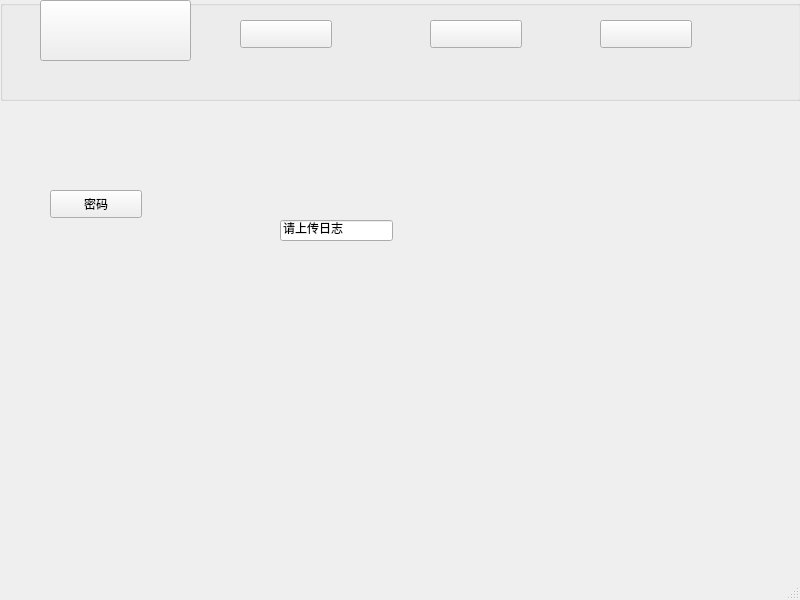
<?xml version="1.0" encoding="UTF-8"?>
<ui version="4.0">
 <class>SystemSettingMainWindow</class>
 <widget class="QMainWindow" name="SystemSettingMainWindow">
  <property name="geometry">
   <rect>
    <x>0</x>
    <y>0</y>
    <width>800</width>
    <height>600</height>
   </rect>
  </property>
  <property name="windowTitle">
   <string>设置</string>
  </property>
  <widget class="QWidget" name="centralwidget">
   <widget class="QGroupBox" name="groupBox">
    <property name="geometry">
     <rect>
      <x>0</x>
      <y>0</y>
      <width>801</width>
      <height>101</height>
     </rect>
    </property>
    <property name="title">
     <string/>
    </property>
    <widget class="QPushButton" name="pushButton_trading">
     <property name="geometry">
      <rect>
       <x>40</x>
       <y>0</y>
       <width>151</width>
       <height>61</height>
      </rect>
     </property>
     <property name="text">
      <string/>
     </property>
     <property name="checkable">
      <bool>true</bool>
     </property>
    </widget>
    <widget class="QPushButton" name="pushButton_accounts">
     <property name="geometry">
      <rect>
       <x>240</x>
       <y>20</y>
       <width>92</width>
       <height>28</height>
      </rect>
     </property>
     <property name="text">
      <string/>
     </property>
     <property name="checkable">
      <bool>true</bool>
     </property>
    </widget>
    <widget class="QPushButton" name="pushButton_password">
     <property name="geometry">
      <rect>
       <x>430</x>
       <y>20</y>
       <width>92</width>
       <height>28</height>
      </rect>
     </property>
     <property name="text">
      <string/>
     </property>
     <property name="checkable">
      <bool>true</bool>
     </property>
    </widget>
    <widget class="QPushButton" name="pushButton_client">
     <property name="geometry">
      <rect>
       <x>600</x>
       <y>20</y>
       <width>92</width>
       <height>28</height>
      </rect>
     </property>
     <property name="text">
      <string/>
     </property>
     <property name="checkable">
      <bool>true</bool>
     </property>
    </widget>
   </widget>
   <widget class="QStackedWidget" name="stackedWidget_setting">
    <property name="geometry">
     <rect>
      <x>180</x>
      <y>100</y>
      <width>611</width>
      <height>471</height>
     </rect>
    </property>
    <property name="currentIndex">
     <number>1</number>
    </property>
    <widget class="QWidget" name="page">
     <widget class="QPushButton" name="pushButton_confirm">
      <property name="geometry">
       <rect>
        <x>300</x>
        <y>400</y>
        <width>92</width>
        <height>28</height>
       </rect>
      </property>
      <property name="text">
       <string>确认</string>
      </property>
     </widget>
     <widget class="QPushButton" name="pushButton_cancel">
      <property name="geometry">
       <rect>
        <x>400</x>
        <y>400</y>
        <width>92</width>
        <height>28</height>
       </rect>
      </property>
      <property name="text">
       <string>取消</string>
      </property>
     </widget>
     <widget class="QPushButton" name="pushButton_confirm_2">
      <property name="geometry">
       <rect>
        <x>500</x>
        <y>400</y>
        <width>92</width>
        <height>28</height>
       </rect>
      </property>
      <property name="text">
       <string>应用</string>
      </property>
     </widget>
     <widget class="QLabel" name="label">
      <property name="geometry">
       <rect>
        <x>30</x>
        <y>10</y>
        <width>91</width>
        <height>31</height>
       </rect>
      </property>
      <property name="text">
       <string>密码修改</string>
      </property>
     </widget>
     <widget class="QLabel" name="label_newpassword">
      <property name="geometry">
       <rect>
        <x>100</x>
        <y>110</y>
        <width>81</width>
        <height>21</height>
       </rect>
      </property>
      <property name="text">
       <string>输入新密码</string>
      </property>
     </widget>
     <widget class="QLabel" name="label_confirm">
      <property name="geometry">
       <rect>
        <x>100</x>
        <y>150</y>
        <width>81</width>
        <height>21</height>
       </rect>
      </property>
      <property name="text">
       <string>确认新密码</string>
      </property>
     </widget>
     <widget class="QTextBrowser" name="textBrowser_rule">
      <property name="geometry">
       <rect>
        <x>40</x>
        <y>280</y>
        <width>531</width>
        <height>101</height>
       </rect>
      </property>
      <property name="placeholderText">
       <string>提示：为提升密码安全系数，新密码位数至少8位，且需包含下列字符中的至少三项：数字、小写字母、大写字母、特殊字母：！@#$%*&amp;</string>
      </property>
     </widget>
     <widget class="QLabel" name="label_oldpassword">
      <property name="geometry">
       <rect>
        <x>100</x>
        <y>70</y>
        <width>81</width>
        <height>21</height>
       </rect>
      </property>
      <property name="text">
       <string>输入原密码</string>
      </property>
     </widget>
     <widget class="QLineEdit" name="lineEdit">
      <property name="geometry">
       <rect>
        <x>180</x>
        <y>70</y>
        <width>241</width>
        <height>21</height>
       </rect>
      </property>
     </widget>
     <widget class="QLineEdit" name="lineEdit_2">
      <property name="geometry">
       <rect>
        <x>180</x>
        <y>110</y>
        <width>241</width>
        <height>21</height>
       </rect>
      </property>
     </widget>
     <widget class="QLineEdit" name="lineEdit_3">
      <property name="geometry">
       <rect>
        <x>180</x>
        <y>150</y>
        <width>241</width>
        <height>21</height>
       </rect>
      </property>
     </widget>
    </widget>
    <widget class="QWidget" name="page_2">
     <widget class="QLineEdit" name="lineEdit_4">
      <property name="geometry">
       <rect>
        <x>100</x>
        <y>120</y>
        <width>113</width>
        <height>21</height>
       </rect>
      </property>
      <property name="text">
       <string>请上传日志</string>
      </property>
     </widget>
    </widget>
   </widget>
   <widget class="QStackedWidget" name="stackedWidget_Menu">
    <property name="geometry">
     <rect>
      <x>0</x>
      <y>100</y>
      <width>181</width>
      <height>471</height>
     </rect>
    </property>
    <property name="currentIndex">
     <number>2</number>
    </property>
    <widget class="QWidget" name="page_3">
     <widget class="QPushButton" name="pushButton">
      <property name="geometry">
       <rect>
        <x>20</x>
        <y>40</y>
        <width>92</width>
        <height>28</height>
       </rect>
      </property>
      <property name="text">
       <string>交易</string>
      </property>
     </widget>
    </widget>
    <widget class="QWidget" name="page_6">
     <widget class="QPushButton" name="pushButton_3">
      <property name="geometry">
       <rect>
        <x>10</x>
        <y>100</y>
        <width>92</width>
        <height>28</height>
       </rect>
      </property>
      <property name="text">
       <string>账号</string>
      </property>
     </widget>
    </widget>
    <widget class="QWidget" name="page_5">
     <widget class="QPushButton" name="pushButton_2">
      <property name="geometry">
       <rect>
        <x>50</x>
        <y>90</y>
        <width>92</width>
        <height>28</height>
       </rect>
      </property>
      <property name="text">
       <string>密码</string>
      </property>
     </widget>
    </widget>
    <widget class="QWidget" name="page_4">
     <widget class="QPushButton" name="pushButton_changepassword">
      <property name="geometry">
       <rect>
        <x>20</x>
        <y>20</y>
        <width>92</width>
        <height>28</height>
       </rect>
      </property>
      <property name="text">
       <string>修改密码</string>
      </property>
      <property name="checkable">
       <bool>true</bool>
      </property>
     </widget>
     <widget class="QPushButton" name="pushButton_logUpload">
      <property name="geometry">
       <rect>
        <x>20</x>
        <y>70</y>
        <width>92</width>
        <height>28</height>
       </rect>
      </property>
      <property name="text">
       <string>日志上传</string>
      </property>
     </widget>
     <widget class="QPushButton" name="pushButton_clientlock">
      <property name="geometry">
       <rect>
        <x>20</x>
        <y>140</y>
        <width>92</width>
        <height>28</height>
       </rect>
      </property>
      <property name="text">
       <string>客户端锁定</string>
      </property>
     </widget>
     <widget class="QPushButton" name="pushButton_margintradesetting">
      <property name="geometry">
       <rect>
        <x>10</x>
        <y>230</y>
        <width>92</width>
        <height>28</height>
       </rect>
      </property>
      <property name="text">
       <string>预留信息设置</string>
      </property>
     </widget>
     <widget class="QPushButton" name="pushButton_about">
      <property name="geometry">
       <rect>
        <x>10</x>
        <y>320</y>
        <width>92</width>
        <height>28</height>
       </rect>
      </property>
      <property name="text">
       <string>关于</string>
      </property>
     </widget>
    </widget>
   </widget>
  </widget>
  <widget class="QMenuBar" name="menubar">
   <property name="geometry">
    <rect>
     <x>0</x>
     <y>0</y>
     <width>800</width>
     <height>26</height>
    </rect>
   </property>
  </widget>
  <widget class="QStatusBar" name="statusbar"/>
 </widget>
 <resources/>
 <connections/>
</ui>
